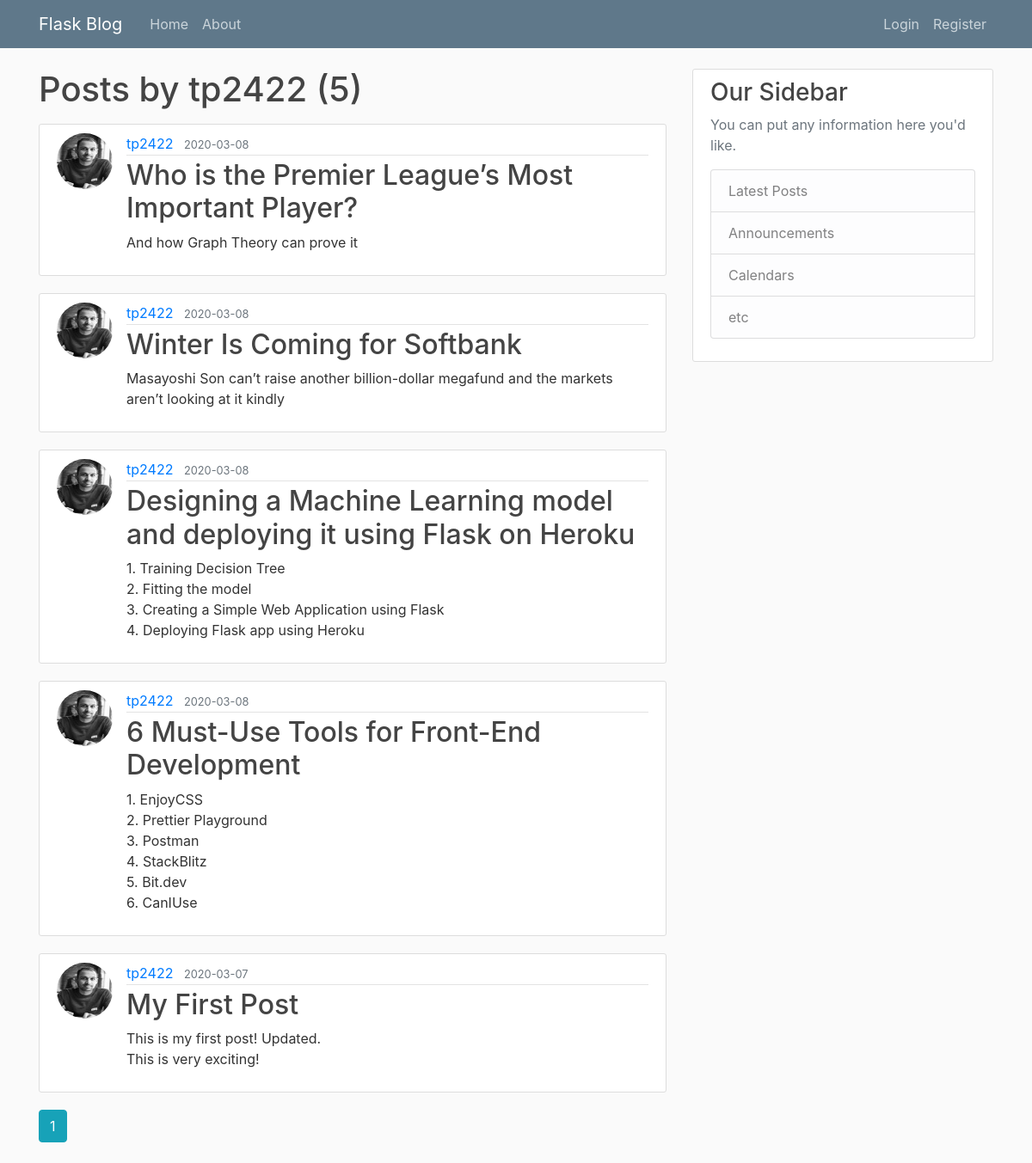
/user/tp2422, run on the app's committed database.
### flaskblog/models.py (models this page shows, shortened)
class User(db.Model, UserMixin):
	id = db.Column(db.Integer, primary_key=True)
	username = db.Column(db.String(20), unique= True, nullable = False)
	email = db.Column(db.String(120), unique=True, nullable=False)
	image_file = db.Column(db.String(20), nullable=False, default='default.jpg')
	password = db.Column(db.String(60), nullable=False)
	posts = db.relationship('Post', backref='author', lazy=True)

class Post(db.Model):
	id = db.Column(db.Integer, primary_key=True)
	title = db.Column(db.String(100), nullable=False)
	date_posted = db.Column(db.DateTime, nullable=False, default=datetime.utcnow)
	content = db.Column(db.Text, nullable=False)
	user_id = db.Column(db.Integer, db.ForeignKey('user.id'), nullable=False)

### flaskblog/users/routes.py (the view)
@users.route('/user/<string:username>')
def user_posts(username):
	page=request.args.get('page',1, type=int)
	user=User.query.filter_by(username=username).first_or_404()
	posts = Post.query.filter_by(author=user)\
		.order_by(Post.date_posted.desc())\
		.paginate(page=page, per_page=5)
	return render_template('user_posts.html', posts=posts, user=user)

### flaskblog/templates/user_posts.html (shortened to what this page needs)
{% extends "layout.html" %}
{% block content %}
	<h1 class="mb-3">Posts by {{ user.username }} ({{ posts.total}})</h1>
	{% for post in posts.items%}
		<article class="media content-section">
		<img class="rounded-circle article-img" src="{{ url_for('static', filename='profile_pics/' + post.author.image_file) }}">
		  <div class="media-body">
		    <div class="article-metadata">
		      <a class="mr-2" href="{{ url_for('users.user_posts', username=post.author.username) }}">{{ post.author.username }}</a>
		      <small class="text-muted">{{ post.date_posted.strftime('%Y-%m-%d') }}</small>
		    </div>
		    <h2><a class="article-title" href="{{ url_for('posts.post', post_id=post.id) }}">{{ post.title }}</a></h2>
		    <p class="article-content">{{ post.content }}</p>
		  </div>
		</article>
	{% endfor %}
	{% for page_num in posts.iter_pages(left_edge=1, right_edge=1, left_current=1, right_current=2) %}
		{% if page_num %}
			{% if posts.page == page_num %}
				<a class="btn btn-info mb-4" href="{{ url_for('users.user_posts', username=user.username, page=page_num) }}">{{ page_num }}</a>
			{% else %}
				<a class="btn btn-outline-info mb-4" href="{{ url_for('users.user_posts', username=user.username, page=page_num) }}">{{ page_num }}</a>
			{% endif %}
		{% endif %}
	{% endfor %}
{% endblock content %}

### flaskblog/static/main.css (style rules this page uses)
body { background: #fafafa; color: #333333; margin-top: 5rem; }
h1, h2, h3, h4, h5, h6 { color: #444444; }
.content-section { background: #ffffff; padding: 10px 20px; border: 1px solid #dddddd; border-radius: 3px; margin-bottom: 20px; }
.article-title { color: #444444; }
.article-content { white-space: pre-line; }
.article-img { height: 65px; width: 65px; margin-right: 16px; }
.article-metadata { padding-bottom: 1px; margin-bottom: 4px; border-bottom: 1px solid #e3e3e3 }

### data on the page
User: username "tp2422"
Post: image_file (picture), author.username "tp2422", date_posted "2020-03-08", title "Who is the Premier League’s Most Important Player?", content "And how Graph Theory can prove it"
Post: image_file (picture), author.username "tp2422", date_posted "2020-03-08", title "Winter Is Coming for Softbank", content "Masayoshi Son can’t raise another billion-dollar megafund and the markets aren’t looking at it kindly"
Post: image_file (picture), author.username "tp2422", date_posted "2020-03-08", title "Designing a Machine Learning model and deploying it using Flask on Heroku", content "1. Training Decision Tree 2. Fitting the model 3. Creating a Simple Web Application using Flask 4. Deploying Flask app using Heroku"
Post: image_file (picture), author.username "tp2422", date_posted "2020-03-08", title "6 Must-Use Tools for Front-End Development", content "1. EnjoyCSS 2. Prettier Playground 3. Postman 4. StackBlitz 5. Bit.dev 6. CanIUse"
Post: image_file (picture), author.username "tp2422", date_posted "2020-03-07", title "My First Post", content "This is my first post! Updated. This is very exciting!"

### other printed values
{{ posts.total }} "5"
{{ page_num }} "1"
